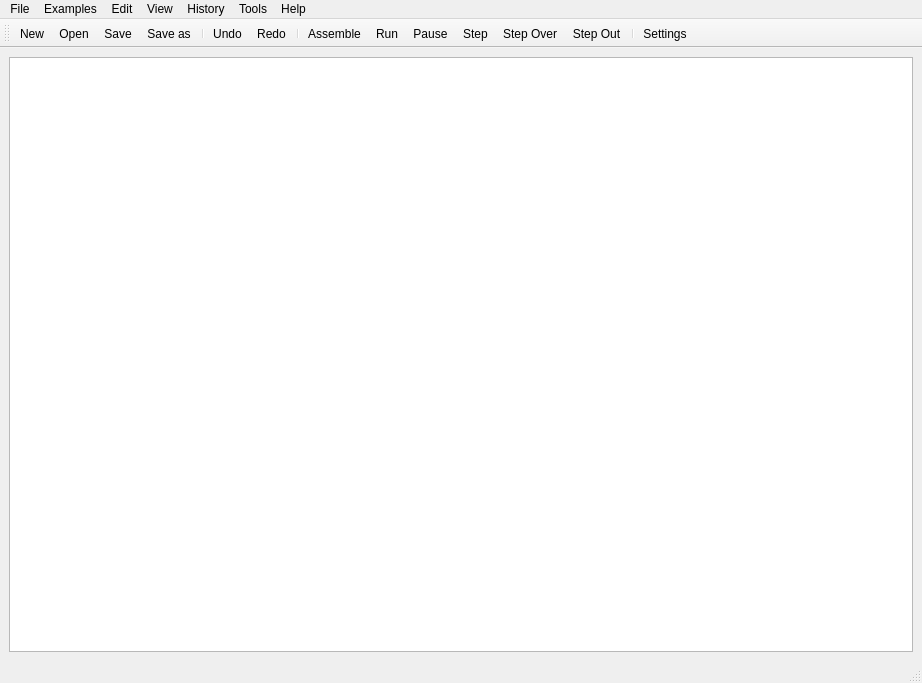
<?xml version="1.0" encoding="UTF-8"?>
<ui version="4.0">
 <class>main_window</class>
 <widget class="QMainWindow" name="main_window">
  <property name="windowModality">
   <enum>Qt::NonModal</enum>
  </property>
  <property name="geometry">
   <rect>
    <x>0</x>
    <y>0</y>
    <width>922</width>
    <height>683</height>
   </rect>
  </property>
  <property name="sizePolicy">
   <sizepolicy hsizetype="Expanding" vsizetype="Expanding">
    <horstretch>0</horstretch>
    <verstretch>0</verstretch>
   </sizepolicy>
  </property>
  <property name="mouseTracking">
   <bool>false</bool>
  </property>
  <property name="windowTitle">
   <string>rv32i-emulator</string>
  </property>
  <property name="unifiedTitleAndToolBarOnMac">
   <bool>false</bool>
  </property>
  <widget class="QWidget" name="centralwidget">
   <property name="sizePolicy">
    <sizepolicy hsizetype="Maximum" vsizetype="Maximum">
     <horstretch>0</horstretch>
     <verstretch>0</verstretch>
    </sizepolicy>
   </property>
   <layout class="QVBoxLayout" name="verticalLayout">
    <item>
     <widget class="QPlainTextEdit" name="editor">
      <property name="sizePolicy">
       <sizepolicy hsizetype="Expanding" vsizetype="Expanding">
        <horstretch>0</horstretch>
        <verstretch>0</verstretch>
       </sizepolicy>
      </property>
      <property name="styleSheet">
       <string notr="true"/>
      </property>
     </widget>
    </item>
   </layout>
  </widget>
  <widget class="QMenuBar" name="menubar">
   <property name="geometry">
    <rect>
     <x>0</x>
     <y>0</y>
     <width>922</width>
     <height>22</height>
    </rect>
   </property>
   <widget class="QMenu" name="menuExamples">
    <property name="title">
     <string>Examples</string>
    </property>
   </widget>
   <widget class="QMenu" name="menuEdit">
    <property name="title">
     <string>Edit</string>
    </property>
    <addaction name="actionUndo"/>
    <addaction name="actionRedo"/>
    <addaction name="separator"/>
    <addaction name="actionCut"/>
    <addaction name="actionCopy"/>
    <addaction name="actionPaste"/>
    <addaction name="separator"/>
    <addaction name="actionFind"/>
    <addaction name="actionReplace"/>
    <addaction name="separator"/>
    <addaction name="actionSelect_All"/>
   </widget>
   <widget class="QMenu" name="menuView">
    <property name="title">
     <string>View</string>
    </property>
    <addaction name="actionShow_Tool_Bar"/>
    <addaction name="actionShow_Status_Bar"/>
    <addaction name="separator"/>
    <addaction name="actionShow_Registers"/>
    <addaction name="actionShow_Memory"/>
    <addaction name="actionShow_Disassembly"/>
    <addaction name="actionShow_Stack"/>
    <addaction name="actionShow_PC_History"/>
    <addaction name="actionShow_Output"/>
    <addaction name="separator"/>
    <addaction name="actionZoom_In"/>
    <addaction name="actionZoom_Out"/>
    <addaction name="actionZoom_Reset"/>
   </widget>
   <widget class="QMenu" name="menuHistory">
    <property name="title">
     <string>History</string>
    </property>
   </widget>
   <widget class="QMenu" name="menuTools">
    <property name="title">
     <string>Tools</string>
    </property>
    <addaction name="actionAssemble"/>
    <addaction name="actionRun"/>
    <addaction name="actionShow_Simulator"/>
    <addaction name="separator"/>
    <addaction name="actionSettings"/>
   </widget>
   <widget class="QMenu" name="menuHelp">
    <property name="title">
     <string>Help</string>
    </property>
    <addaction name="actionHelp_Contents"/>
    <addaction name="separator"/>
    <addaction name="actionAbout"/>
   </widget>
   <widget class="QMenu" name="menuFile">
    <property name="toolTip">
     <string extracomment="File options are listed.">File Options</string>
    </property>
    <property name="toolTipDuration">
     <number>1</number>
    </property>
    <property name="title">
     <string>File</string>
    </property>
    <addaction name="actionNew"/>
    <addaction name="actionOpen"/>
    <addaction name="actionRecent_Files"/>
    <addaction name="separator"/>
    <addaction name="actionSave"/>
    <addaction name="actionSave_as"/>
    <addaction name="separator"/>
    <addaction name="actionExit"/>
   </widget>
   <addaction name="menuFile"/>
   <addaction name="menuExamples"/>
   <addaction name="menuEdit"/>
   <addaction name="menuView"/>
   <addaction name="menuHistory"/>
   <addaction name="menuTools"/>
   <addaction name="menuHelp"/>
  </widget>
  <widget class="QStatusBar" name="statusbar">
   <property name="enabled">
    <bool>true</bool>
   </property>
  </widget>
  <widget class="QToolBar" name="toolBar">
   <property name="windowTitle">
    <string>toolBar</string>
   </property>
   <attribute name="toolBarArea">
    <enum>TopToolBarArea</enum>
   </attribute>
   <attribute name="toolBarBreak">
    <bool>false</bool>
   </attribute>
   <addaction name="actionNew"/>
   <addaction name="actionOpen"/>
   <addaction name="actionSave"/>
   <addaction name="actionSave_as"/>
   <addaction name="separator"/>
   <addaction name="actionUndo"/>
   <addaction name="actionRedo"/>
   <addaction name="separator"/>
   <addaction name="actionAssemble"/>
   <addaction name="actionRun"/>
   <addaction name="actionPause"/>
   <addaction name="actionStep"/>
   <addaction name="actionStep_Over"/>
   <addaction name="actionStep_Out"/>
   <addaction name="separator"/>
   <addaction name="actionSettings"/>
  </widget>
  <action name="actionNew">
   <property name="text">
    <string>New</string>
   </property>
   <property name="toolTip">
    <string>New Empty File</string>
   </property>
   <property name="shortcut">
    <string>Ctrl+N</string>
   </property>
     <property name="whatsThis">
    <string>Clears the editor and starts a new, unsaved file. You'll be prompted to save first if the current file has unsaved changes.</string>
   </property>
</action>
  <action name="actionOpen">
   <property name="text">
    <string>Open</string>
   </property>
   <property name="toolTip">
    <string>Open Existing File</string>
   </property>
   <property name="shortcut">
    <string>Ctrl+O</string>
   </property>
     <property name="whatsThis">
    <string>Opens an existing .s/.asm/.txt file into the editor, replacing its current contents.</string>
   </property>
</action>
  <action name="actionRecent_Files">
   <property name="text">
    <string>Recent Files</string>
   </property>
   <property name="toolTip">
    <string>List Recent Files</string>
   </property>
     <property name="whatsThis">
    <string>Lists recently opened files for quick access.</string>
   </property>
</action>
  <action name="actionSave">
   <property name="text">
    <string>Save</string>
   </property>
   <property name="toolTip">
    <string>Save the Current File</string>
   </property>
   <property name="whatsThis">
    <string>Writes the editor's current contents to the file on disk. If this is a new, never-saved file, behaves like Save As.</string>
   </property>
   <property name="shortcut">
    <string>Ctrl+S</string>
   </property>
  </action>
  <action name="actionSave_as">
   <property name="text">
    <string>Save as</string>
   </property>
   <property name="toolTip">
    <string>Save the file with a new name</string>
   </property>
   <property name="shortcut">
    <string>Ctrl+Shift+S</string>
   </property>
     <property name="whatsThis">
    <string>Saves the editor's contents to a new file and switches the current file to it.</string>
   </property>
</action>
  <action name="actionExit">
   <property name="text">
    <string>Exit</string>
   </property>
   <property name="toolTip">
    <string>Exits the application :(</string>
   </property>
   <property name="shortcut">
    <string>Ctrl+Q</string>
   </property>
     <property name="whatsThis">
    <string>Closes the application. You'll be prompted to save first if there are unsaved changes.</string>
   </property>
</action>
  <action name="actionUndo">
   <property name="text">
    <string>Undo</string>
   </property>
   <property name="shortcut">
    <string>Ctrl+Z</string>
   </property>
     <property name="toolTip">
    <string>Undo the last edit</string>
   </property>
   <property name="whatsThis">
    <string>Reverts the most recent change made in the editor.</string>
   </property>
</action>
  <action name="actionRedo">
   <property name="text">
    <string>Redo</string>
   </property>
   <property name="shortcut">
    <string>Ctrl+Y</string>
   </property>
     <property name="toolTip">
    <string>Redo the last undone edit</string>
   </property>
   <property name="whatsThis">
    <string>Re-applies a change that was just undone.</string>
   </property>
</action>
  <action name="actionCut">
   <property name="text">
    <string>Cut</string>
   </property>
   <property name="shortcut">
    <string>Ctrl+X</string>
   </property>
     <property name="toolTip">
    <string>Cut the selection</string>
   </property>
   <property name="whatsThis">
    <string>Removes the selected text and places it on the clipboard.</string>
   </property>
</action>
  <action name="actionCopy">
   <property name="text">
    <string>Copy</string>
   </property>
   <property name="shortcut">
    <string>Ctrl+C</string>
   </property>
     <property name="toolTip">
    <string>Copy the selection</string>
   </property>
   <property name="whatsThis">
    <string>Copies the selected text to the clipboard without removing it.</string>
   </property>
</action>
  <action name="actionPaste">
   <property name="text">
    <string>Paste</string>
   </property>
   <property name="shortcut">
    <string>Ctrl+V</string>
   </property>
     <property name="toolTip">
    <string>Paste from clipboard</string>
   </property>
   <property name="whatsThis">
    <string>Inserts the clipboard's contents at the cursor position.</string>
   </property>
</action>
  <action name="actionFind">
   <property name="text">
    <string>Find</string>
   </property>
   <property name="toolTip">
    <string>Opens find dialog</string>
   </property>
   <property name="shortcut">
    <string>Ctrl+F</string>
   </property>
     <property name="whatsThis">
    <string>Opens a dialog to search for text in the editor, with optional case-sensitive, whole-word, and highlight-all matching.</string>
   </property>
</action>
  <action name="actionReplace">
   <property name="text">
    <string>Replace</string>
   </property>
   <property name="toolTip">
    <string>Opens replace dialog</string>
   </property>
   <property name="shortcut">
    <string>Ctrl+H</string>
   </property>
     <property name="whatsThis">
    <string>Opens a dialog to find and replace text in the editor, one match at a time or all at once.</string>
   </property>
</action>
  <action name="actionSelect_All">
   <property name="text">
    <string>Select All</string>
   </property>
   <property name="shortcut">
    <string>Ctrl+A</string>
   </property>
     <property name="toolTip">
    <string>Select all text</string>
   </property>
   <property name="whatsThis">
    <string>Selects the entire contents of the editor.</string>
   </property>
</action>
  <action name="actionShow_Tool_Bar">
   <property name="checkable">
    <bool>true</bool>
   </property>
   <property name="text">
    <string>Show Tool Bar</string>
   </property>
   <property name="toolTip">
    <string>Show/Hide the tool bar</string>
   </property>
     <property name="whatsThis">
    <string>Shows or hides the toolbar along the top of the window.</string>
   </property>
</action>
  <action name="actionShow_Status_Bar">
   <property name="checkable">
    <bool>true</bool>
   </property>
   <property name="text">
    <string>Show Status Bar</string>
   </property>
   <property name="toolTip">
    <string>Show/hide the status bar</string>
   </property>
     <property name="whatsThis">
    <string>Shows or hides the status bar along the bottom of the window.</string>
   </property>
</action>
  <action name="actionShow_Registers">
   <property name="checkable">
    <bool>true</bool>
   </property>
   <property name="text">
    <string>Show Registers</string>
   </property>
     <property name="toolTip">
    <string>Show/hide the Registers dock</string>
   </property>
   <property name="whatsThis">
    <string>Toggles a dock listing all 32 CPU registers (x0-x31), their ABI names, and current values. Registers that changed on the last step are highlighted.</string>
   </property>
</action>
  <action name="actionShow_Memory">
   <property name="checkable">
    <bool>true</bool>
   </property>
   <property name="text">
    <string>Show Memory</string>
   </property>
     <property name="toolTip">
    <string>Show/hide the Memory dock</string>
   </property>
   <property name="whatsThis">
    <string>Toggles a dock showing a hex dump of emulator memory. Jump to any address, or check Follow PC to track the program counter automatically.</string>
   </property>
</action>
  <action name="actionShow_Output">
   <property name="checkable">
    <bool>true</bool>
   </property>
   <property name="text">
    <string>Show Output</string>
   </property>
     <property name="toolTip">
    <string>Show/hide the Output dock</string>
   </property>
   <property name="whatsThis">
    <string>Toggles a dock logging assemble/run/breakpoint/error messages.</string>
   </property>
</action>
  <action name="actionShow_Disassembly">
   <property name="checkable">
    <bool>true</bool>
   </property>
   <property name="text">
    <string>Show Disassembly</string>
   </property>
     <property name="toolTip">
    <string>Show/hide the Disassembly dock</string>
   </property>
   <property name="whatsThis">
    <string>Toggles a dock showing disassembled instructions around the current PC. Double-click a row to set or clear a breakpoint.</string>
   </property>
</action>
  <action name="actionShow_Stack">
   <property name="checkable">
    <bool>true</bool>
   </property>
   <property name="text">
    <string>Show Stack</string>
   </property>
     <property name="toolTip">
    <string>Show/hide the Stack dock</string>
   </property>
   <property name="whatsThis">
    <string>Toggles a dock showing memory near the current stack pointer (sp), useful for inspecting function calls and local variables.</string>
   </property>
</action>
  <action name="actionShow_PC_History">
   <property name="checkable">
    <bool>true</bool>
   </property>
   <property name="text">
    <string>Show PC History</string>
   </property>
     <property name="toolTip">
    <string>Show/hide the PC History dock</string>
   </property>
   <property name="whatsThis">
    <string>Toggles a dock listing the last executed program-counter values. Double-click an entry to jump to it in Memory/Disassembly.</string>
   </property>
</action>
  <action name="actionZoom_In">
   <property name="text">
    <string>Zoom In</string>
   </property>
   <property name="toolTip">
    <string>Increase font size</string>
   </property>
   <property name="shortcut">
    <string>Ctrl++</string>
   </property>
     <property name="whatsThis">
    <string>Increases the editor's font size.</string>
   </property>
</action>
  <action name="actionZoom_Out">
   <property name="text">
    <string>Zoom Out</string>
   </property>
   <property name="toolTip">
    <string>Decrease font size</string>
   </property>
   <property name="shortcut">
    <string>Ctrl+-</string>
   </property>
     <property name="whatsThis">
    <string>Decreases the editor's font size.</string>
   </property>
</action>
  <action name="actionZoom_Reset">
   <property name="text">
    <string>Zoom Reset</string>
   </property>
   <property name="toolTip">
    <string>Reset font size</string>
   </property>
   <property name="shortcut">
    <string>Ctrl+0</string>
   </property>
     <property name="whatsThis">
    <string>Resets the editor's font size to the default.</string>
   </property>
</action>
  <action name="actionAssemble">
   <property name="text">
    <string>Assemble</string>
   </property>
   <property name="toolTip">
    <string>Compiles the code, shows errors if any</string>
   </property>
   <property name="shortcut">
    <string>F9</string>
   </property>
     <property name="whatsThis">
    <string>Saves the file, assembles it with the RISC-V toolchain (riscv64-unknown-elf-as/objcopy), and loads the resulting binary into the emulator, ready to Run or Step.</string>
   </property>
</action>
  <action name="actionRun">
   <property name="text">
    <string>Run</string>
   </property>
   <property name="toolTip">
    <string>Runs in the simulator</string>
   </property>
   <property name="shortcut">
    <string>F5</string>
   </property>
     <property name="whatsThis">
    <string>Runs the loaded program continuously until it halts, hits a breakpoint, or you click Run again to stop it.</string>
   </property>
</action>
  <action name="actionShow_Simulator">
   <property name="text">
    <string>Show Simulator</string>
   </property>
   <property name="toolTip">
    <string>Opens the simulator window</string>
   </property>
   <property name="shortcut">
    <string>F8</string>
   </property>
     <property name="whatsThis">
    <string>Opens the full debugging layout in one click: Registers, Disassembly, Memory, Stack, and PC History.</string>
   </property>
</action>
  <action name="actionSettings">
   <property name="text">
    <string>Settings</string>
   </property>
   <property name="toolTip">
    <string>Editor settings</string>
   </property>
     <property name="whatsThis">
    <string>Opens the application settings dialog.</string>
   </property>
</action>
  <action name="actionHelp_Contents">
   <property name="text">
    <string>Help Contents</string>
   </property>
   <property name="toolTip">
    <string>Opens help documentation</string>
   </property>
   <property name="shortcut">
    <string>F1</string>
   </property>
     <property name="whatsThis">
    <string>Shows a quick reference of keyboard shortcuts and how the debugging views work.</string>
   </property>
</action>
  <action name="actionAbout">
   <property name="text">
    <string>About</string>
   </property>
   <property name="toolTip">
    <string>Information about the application</string>
   </property>
     <property name="whatsThis">
    <string>Shows version and license information about this application.</string>
   </property>
</action>
  <action name="actionStep">
   <property name="text">
    <string>Step</string>
   </property>
     <property name="toolTip">
    <string>Execute a single instruction</string>
   </property>
   <property name="whatsThis">
    <string>Executes exactly one instruction at the current program counter, then updates all open views.</string>
   </property>
</action>
  <action name="actionPause">
   <property name="text">
    <string>Pause</string>
   </property>
   <property name="toolTip">
    <string>Pause the running program</string>
   </property>
     <property name="whatsThis">
    <string>Pauses a currently running program without resetting it; Step/Step Over/Step Out become available again.</string>
   </property>
</action>
  <action name="actionStep_Over">
   <property name="text">
    <string>Step Over</string>
   </property>
   <property name="toolTip">
    <string>Step over a function call</string>
   </property>
   <property name="shortcut">
    <string>F10</string>
   </property>
     <property name="whatsThis">
    <string>Executes the next instruction as a single step, unless it's a function call (jal/jalr writing ra) -- in that case, runs the whole call and stops right after it returns.</string>
   </property>
</action>
  <action name="actionStep_Out">
   <property name="text">
    <string>Step Out</string>
   </property>
   <property name="toolTip">
    <string>Run until the current function returns</string>
   </property>
   <property name="shortcut">
    <string>Shift+F11</string>
   </property>
     <property name="whatsThis">
    <string>Runs until the current function returns (until PC reaches the address in ra), or a breakpoint is hit.</string>
   </property>
</action>
 </widget>
 <resources/>
 <connections/>
</ui>
